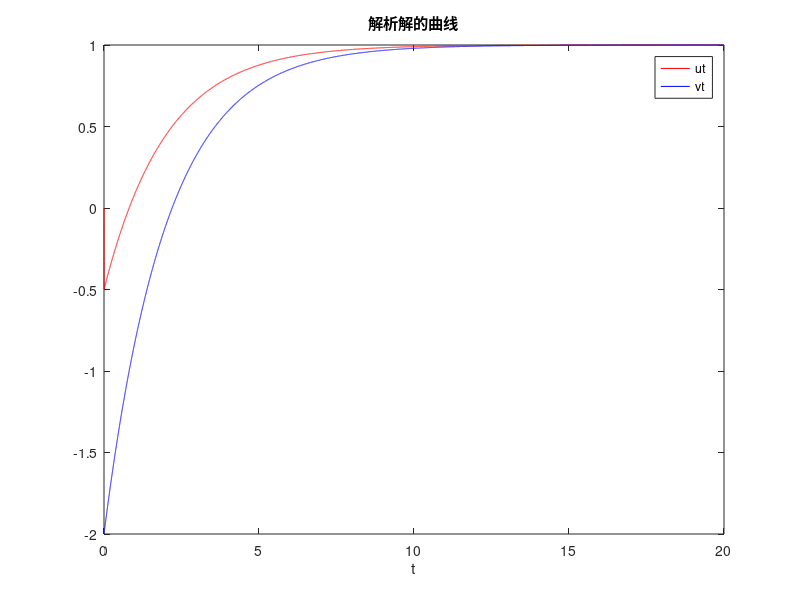
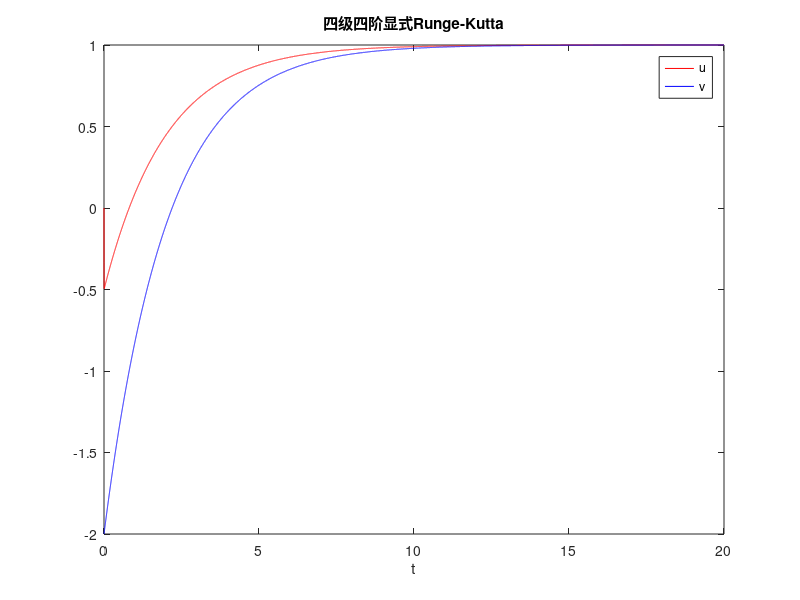
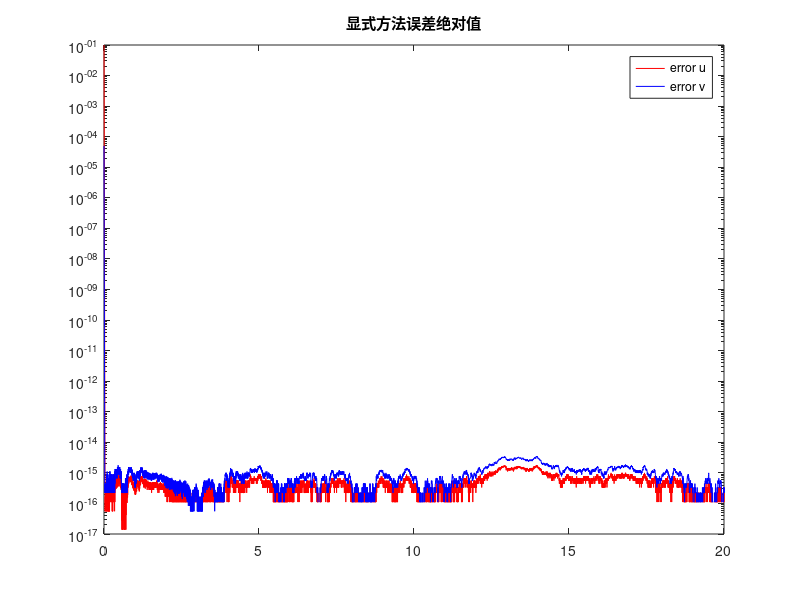

The MATLAB source for these figures, in order: (Note: this script raises an error after producing the figures.)
%常微分方程数值求解
%先给出解析解的曲线
h=10^-3;
t=0:h:20;
ut=-1.499875*exp(-0.5*t)+0.499875*exp(-2000.5*t)+1;
vt=-2.99975*exp(-0.5*t)-0.00025*exp(-2000.5*t)+1;
f=@(y) [-2000*y(1)+999.75*y(2)+1000.25;y(1)-y(2)];
figure(1)
plot(t,ut,"r",t,vt,"b")
xlabel("t")
legend("ut","vt","Location","best")
title("解析解的曲线")
%在数值解法结近似解
%显式方法
%f=[-2000u+999.75v+1000.25;u-v]
y1=zeros(2,20/h+1);
y1(:,1)=[0;-2];
for n=1:20/h
    k11=-2000*y1(1,n)+999.75*y1(2,n)+1000.25;
    k12=y1(1,n)-y1(2,n);
    k21=-2000*(y1(1,n)+0.5*h*k11)+999.75*(y1(2,n)+0.5*h*k12)+1000.25;
    k22=y1(1,n)+0.5*h*k11-y1(2,n)-0.5*h*k12;
    k31=-2000*(y1(1,n)+0.5*h*k21)+999.75*(y1(2,n)+0.5*h*k22)+1000.25;
    k32=y1(1,n)+0.5*h*k21-y1(2,n)-0.5*h*k22;
    k41=-2000*(y1(1,n)+h*k31)+999.75*(y1(2,n)+h*k32)+1000.25;
    k42=y1(1,n)+h*k31-y1(2,n)-h*k32;
    k1=[k11;k12];
    k2=[k21;k22];
    k3=[k31;k32];
    k4=[k41;k42];
    y1(:,n+1)=y1(:,n)+h/6*(k1+2*k2+2*k3+k4);
end
figure(2)
plot(0:h:20,y1(1,:),"r",0:h:20,y1(2,:),"b")
xlabel("t")
legend("u","v","Location","best")
erroru1=abs(y1(1,:)-ut);
errorv1=abs(y1(2,:)-vt);
title("四级四阶显式Runge-Kutta")
figure(3)
semilogy(0:h:20,erroru1,"r",0:h:20,errorv1,"b")
legend("error u","error v","Location","best")
title("显式方法误差绝对值")

%隐式方法
h=0.001;
m=2;
ksi=(sort(roots(polyLegendre(m))))';
a=(1+ksi)/2;
L=((1:m).^(-1))';
A=[];
for p=1:m
    A=[A;a.^(p-1)];
end
c=A\L;
AL=[];
for p=1:m
    AL=[AL,((a)'.^p)/p];
end
b=AL/(A');
y2=zeros(2,20/h+1);
y2(:,1)=[0;-2];
D=[-2000,999.75;1,-1];
for p=1:20/h
    k=(eye(2*m)-h*kron(D,b))\(kron(D,[1;1])*y2(:,p)+[1000.25;1000.25;0;0]);%解线性方程组
    y2(1,p+1)=y2(1,p)+h*(k(1:2)')*c;
    y2(2,p+1)=y2(2,p)+h*(k(3:4)')*c;
end
figure(4)
plot(0:h:20,y2(1,:),"r",0:h:20,y2(2,:),"b")
xlabel("t")
legend("u","v","Location","best")
erroru2=abs(y2(1,:)-ut(1:h/0.001:end));
errorv2=abs(y2(2,:)-vt(1:h/0.001:end));
title("二级四阶隐式Runge-Kutta")
figure(5)
semilogy(0:h:20,erroru2,"r",0:h:20,errorv2,"b")
legend("error u","error v","Location","best")
title("隐式方法误差绝对值")

function p=polyLegendre(n)%生成勒让德多项式
p=1;
for k=1:n
    p=conv(p,[1,0,-1]);
end
for k=1:n
    p=p(1:end-1).*(length(p)-1:-1:1);
end
p=p/2^n/factorial(n);
end